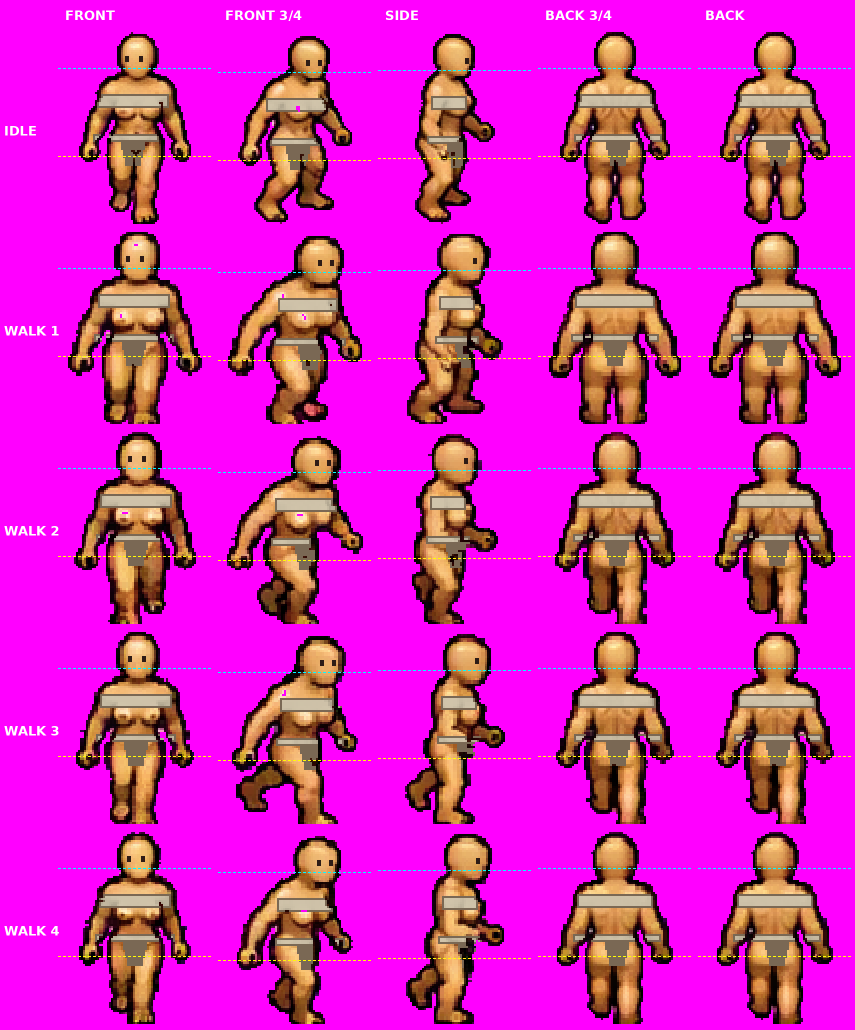
#> input picture assets/source/segment_template_female.png, 1710 x 2060 px (shown at 1/2 size)
$ python slice_kit.py ../../assets/source/segment_template_female.png ../../assets/source/segment_template_male.png
#> lines starting #> are read from the running program, lines starting #| are printed output that depends on the picture; after the words box and inside, x2 and y2 are one past the last pixel; in counts of white or black regions, pixels touching at a corner belong together
#!/usr/bin/env python3
"""Cut a ChatGPT building-kit sheet (rows of parts, round huts on the left half,
long huts on the right) into separate pieces.

    python3 tools/huts/slice_kit.py SHEET.png OUT_DIR name:top:bottom:left_count:right_count ...

Pieces in one row often touch, so each half of a row is split into the given
number of pieces at the emptiest columns between them. Output:
OUT_DIR/<name>_<side>_<n>.png (side = round | long) at art scale (sheet / 2),
plus _index.png to check them.
"""
import os
import sys

import numpy as np
from PIL import Image, ImageDraw

SCALE = 2


def keyed(path):
    img = Image.open(path).convert("RGBA")
    a = np.asarray(img).copy()
    rgb = a[..., :3].astype(np.int32)
    bg = (rgb[..., 0] - rgb[..., 1] > 60) & (rgb[..., 2] - rgb[..., 1] > 60)
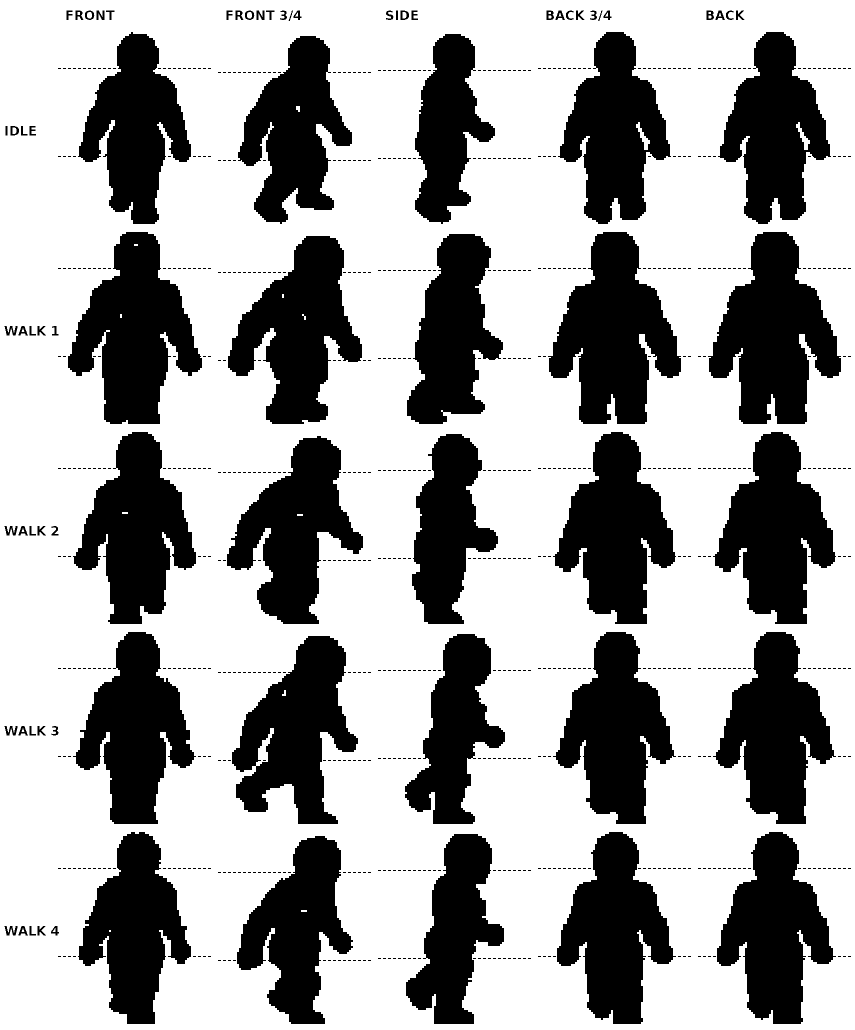
#> bg: shape (2060, 1710) bool (shown at 1/2 size); 64.6% white; 862 black regions (785 under 20 px), largest, box (x1, y1, x2, y2) and area: (1096, 464, 1362, 848) 59760, (1416, 464, 1682, 848) 59760, (136, 464, 404, 848) 57440
    a[bg] = 0
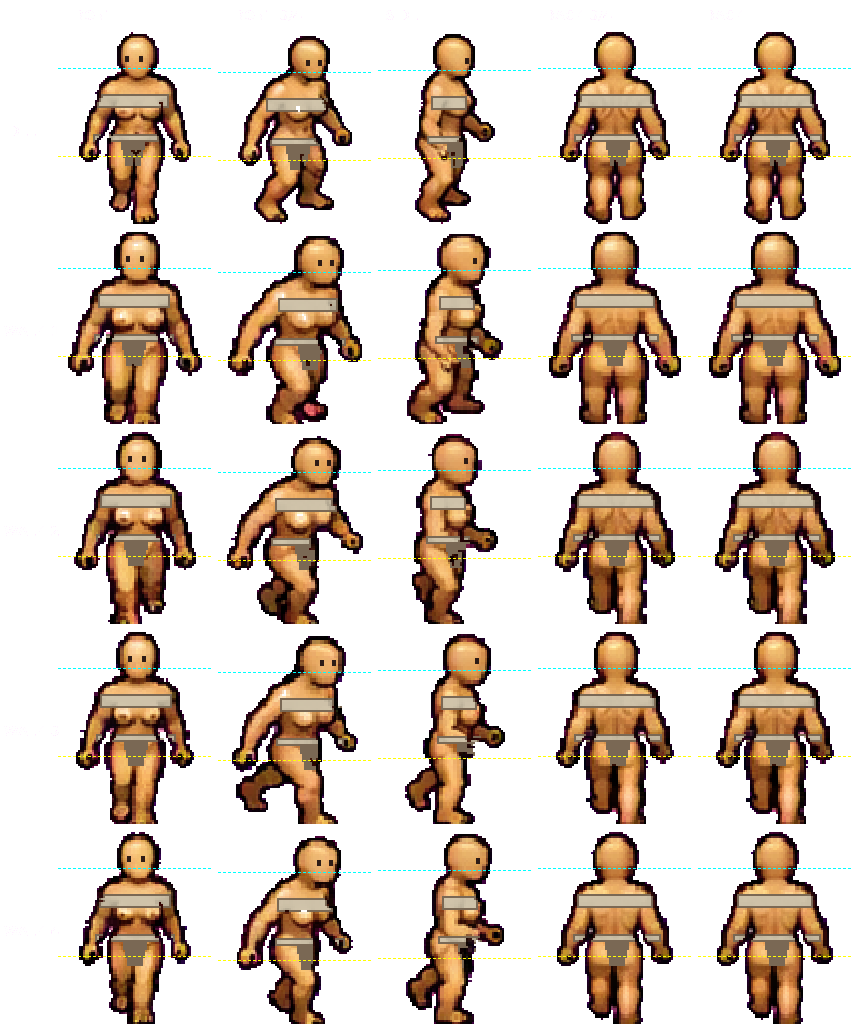
#> a: shape (2060, 1710, 4) (shown at 1/2 size); mean R, G, B, A 49.2, 34.5, 22.3, 90.3; transparent parts drawn white
    mid = a.shape[1] // 2
#> mid = 855
    a[:, mid - 4:mid + 4] = 0  # the divider line between the two halves
    return a


def split(fg, count):
    """Column ranges of `count` pieces in a band. Pieces are first separated at
    empty columns; the closest neighbours are joined (an item made of loose
    parts) or the widest piece is cut at its emptiest column (touching items)
    until there are `count`."""
    cols = fg.sum(axis=0).astype(float)
    segs = []
    start = None
    for x, c in enumerate(cols):
        if c > 0 and start is None:
            start = x
        elif c == 0 and start is not None:
            segs.append([start, x])
            start = None
    if start is not None:
        segs.append([start, len(cols)])
    segs = [s for s in segs if s[1] - s[0] >= 2 or cols[s[0]:s[1]].sum() > 3]
    smooth = np.convolve(cols, np.ones(5) / 5, mode="same")
    while len(segs) > count:
        gaps = [segs[i + 1][0] - segs[i][1] for i in range(len(segs) - 1)]
        i = int(np.argmin(gaps))
        segs[i:i + 2] = [[segs[i][0], segs[i + 1][1]]]
    while len(segs) < count:
        widths = [s[1] - s[0] for s in segs]
        i = int(np.argmax(widths))
        a, b = segs[i]
        lo, hi = a + (b - a) // 4, b - (b - a) // 4
        c = lo + int(np.argmin(smooth[lo:hi]))
        segs[i:i + 1] = [[a, c], [c, b]]
    return [tuple(s) for s in segs]


def main():
    sheet, out = sys.argv[1], sys.argv[2]
    a = keyed(sheet)
    w = a.shape[1]
#> w = 1710
    os.makedirs(out, exist_ok=True)
    rows = []
    for spec in sys.argv[3:]:
        name, top, bottom, nl, nr = spec.split(":")
        top, bottom = int(top), int(bottom)
        for side, (sx0, sx1), n in (("round", (0, w // 2), int(nl)), ("long", (w // 2, w), int(nr))):
            if n == 0:
                continue
            band = a[top:bottom, sx0:sx1]
            fg = band[..., 3] > 0
            paths = []
            for i, (c0, c1) in enumerate(split(fg, n)):
                piece = band[:, c0:c1].copy()
                # Keep only pixels of this piece (drop slivers of neighbours at the edges).
                im = Image.fromarray(piece)
                box = im.getbbox()
                if box is None:
                    continue
                im = im.crop(box)
                im = im.resize((max(1, im.width // SCALE), max(1, im.height // SCALE)), Image.NEAREST)
                path = os.path.join(out, "%s_%s_%d.png" % (name, side, i))
                im.save(path)
                paths.append(path)
            rows.append(("%s %s" % (name, side), paths))
#> after the loop, rows = []
    cell = 96
#> (the run stopped early here; a loop or call above may not have finished)

$ run again, on assets/source/sheet_customization_parts.png
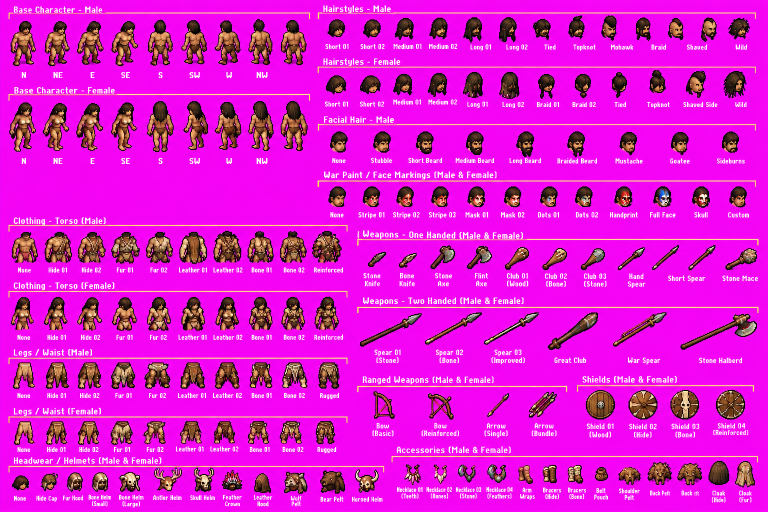
#> input picture assets/source/sheet_customization_parts.png, 1536 x 1024 px (shown at 1/2 size)
#> in keyed, `bg = (rgb[..., 0] - rgb[..., 1] > 60) & (rgb[..., 2] - rgb[..., 1] > 60)`:
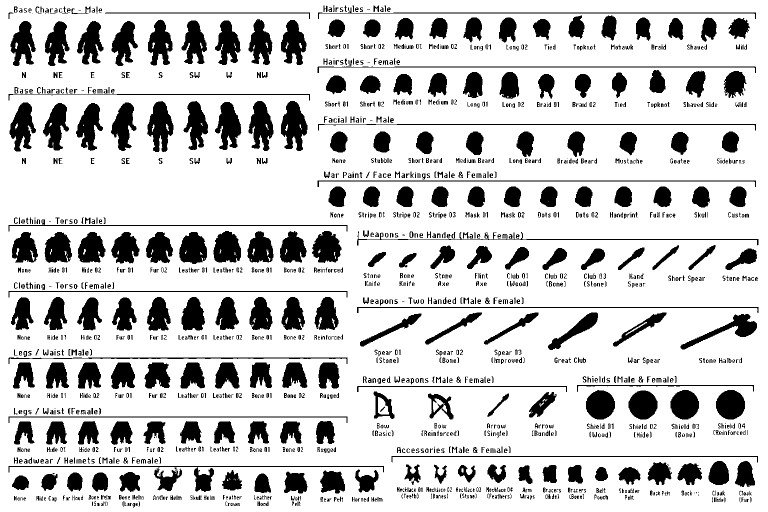
#> bg: shape (1024, 1536) bool (shown at 1/2 size); 80.6% white; 1748 black regions (472 under 20 px), largest, box (x1, y1, x2, y2) and area: (562, 202, 615, 302) 3365, (294, 202, 347, 304) 3334, (497, 202, 547, 302) 3109
#> in keyed, `a[:, mid - 4:mid + 4] = 0`:
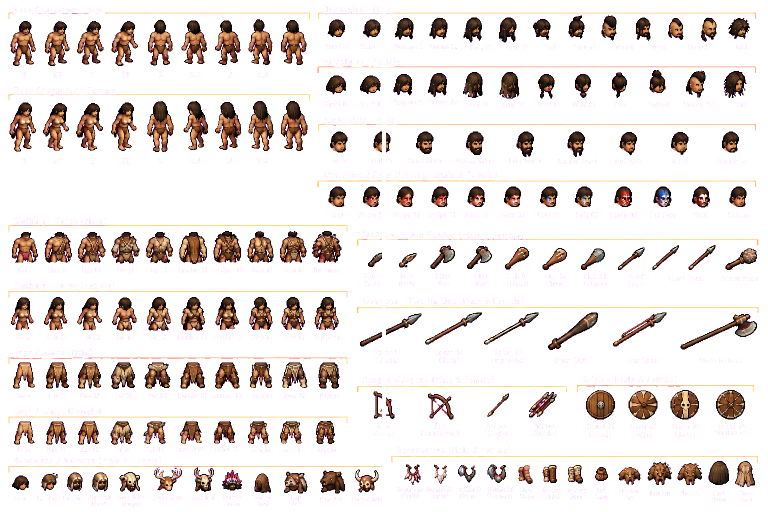
#> a: shape (1024, 1536, 4) (shown at 1/2 size); mean R, G, B, A 25.7, 18.6, 15.7, 49.3; transparent parts drawn white
#> after the loop in main, `for spec in sys.argv[3:]:`: rows = []
